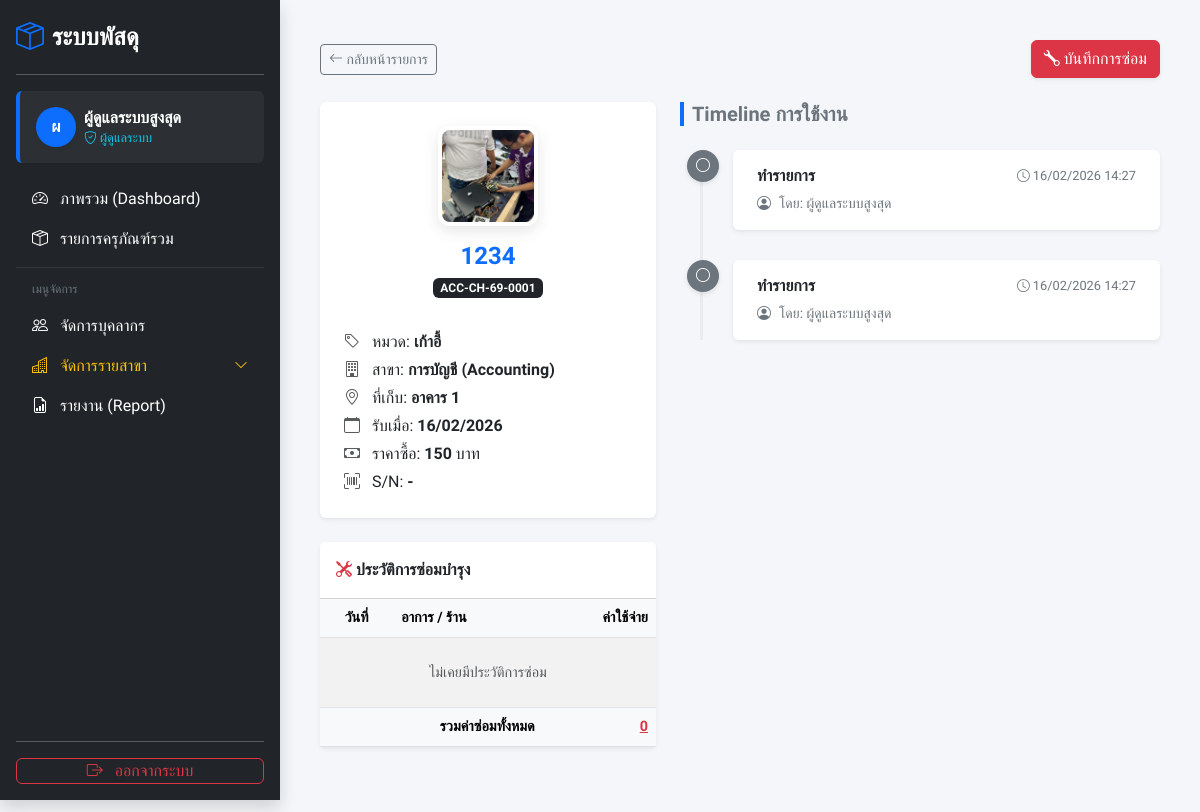
The app's page /history.php?id=11 (signed in) with its own data.
### tables this page shows
CREATE TABLE `assets` (
  `id` int(11) NOT NULL,
  `asset_code` varchar(50) NOT NULL,
  `asset_name` varchar(100) NOT NULL,
  `category` varchar(50) NOT NULL,
  `location` varchar(100) DEFAULT NULL,
  `description` text DEFAULT NULL,
  `price` decimal(10,2) DEFAULT 0.00,
  `received_date` date DEFAULT NULL,
  `status` enum('available','in_use','repair','disposed','stationed') NOT NULL DEFAULT 'available',
  `image` varchar(255) DEFAULT NULL,
  `borrowed_by` varchar(100) DEFAULT NULL,
  `current_user_id` int(11) DEFAULT NULL,
  `updated_at` timestamp NOT NULL DEFAULT current_timestamp() ON UPDATE current_timestamp(),
  `department_id` int(11) DEFAULT NULL,
  `serial_number` varchar(100) DEFAULT NULL,
  `cost` decimal(10,2) DEFAULT 0.00,
  `useful_life` int(11) DEFAULT 5,
  `salvage_value` decimal(10,2) DEFAULT 1.00,
  `category_id` int(11) DEFAULT NULL
);

CREATE TABLE `departments` (
  `id` int(11) NOT NULL,
  `code` varchar(10) NOT NULL,
  `name` varchar(100) NOT NULL,
  `contact_person` varchar(150) DEFAULT 'เจ้าหน้าที่สาขา'
);

CREATE TABLE `borrow_logs` (
  `id` int(11) NOT NULL,
  `asset_id` int(11) NOT NULL,
  `user_id` int(11) NOT NULL,
  `action` enum('borrow','return') NOT NULL,
  `log_date` timestamp NOT NULL DEFAULT current_timestamp(),
  `note` text DEFAULT NULL,
  `action_date` timestamp NOT NULL DEFAULT current_timestamp()
);

CREATE TABLE `users` (
  `id` int(11) NOT NULL,
  `username` varchar(50) NOT NULL,
  `teacher_id` varchar(50) DEFAULT NULL,
  `password` varchar(255) NOT NULL,
  `fullname` varchar(100) NOT NULL,
  `role` varchar(50) NOT NULL DEFAULT 'user',
  `department_id` int(11) DEFAULT NULL,
  `created_at` timestamp NOT NULL DEFAULT current_timestamp()
);

### history.php (the view, shortened to what this page needs)
<?php
require 'db.php';
$asset_id = $_GET['id'];
try {
    $stmt = $pdo->prepare("SELECT a.*, d.name as dept_name, c.name as cat_name FROM assets a
                           LEFT JOIN departments d ON a.department_id = d.id
                           LEFT JOIN categories c ON c.code = a.category
                           WHERE a.id = ?");
    $stmt->execute([$asset_id]);
    $asset = $stmt->fetch();
    $sql_log = "SELECT l.*, u.fullname FROM borrow_logs l LEFT JOIN users u ON l.user_id = u.id WHERE l.asset_id = ? ORDER BY l.action_date DESC";
    $stmt = $pdo->prepare($sql_log);
    $stmt->execute([$asset_id]);
    $logs = $stmt->fetchAll();
    $sql_maint = "SELECT * FROM maintenance_logs WHERE asset_id = ? ORDER BY repair_date DESC";
    $stmt = $pdo->prepare($sql_maint);
    $stmt->execute([$asset_id]);
    $repairs = $stmt->fetchAll();
    $total_repair_cost = 0;
} catch (PDOException $e) {
    die("Database Error: " . $e->getMessage());
}
?>
<!DOCTYPE html>
<html lang="th">
<head>
    <link href="https://cdn.jsdelivr.net/npm/bootstrap@5.3.0/dist/css/bootstrap.min.css" rel="stylesheet">
    <link rel="stylesheet" href="https://cdn.jsdelivr.net/npm/bootstrap-icons@1.11.0/font/bootstrap-icons.css">
</head>
<body>
    <?php include 'sidebar.php'; ?>
    <div class="main-content">
        <div class="container-fluid pb-5">
            <div class="d-flex justify-content-between align-items-center mb-4">
                <a href="assets.php" class="btn btn-outline-secondary btn-sm"><i class="bi bi-arrow-left"></i> กลับหน้ารายการ</a>
                <button class="btn btn-danger shadow-sm" onclick="openRepairModal()"><i class="bi bi-wrench"></i> บันทึกการซ่อม</button>
            </div>
            <div class="row">
                <div class="col-lg-5 mb-4">
                    <div class="card border-0 shadow-sm mb-4">
                        <div class="card-body p-4 text-center">
                            <?php if(!empty($asset['image']) && file_exists("uploads/".$asset['image'])): ?>
                                <img src="uploads/<?= $asset['image'] ?>" class="asset-header-img mb-3">
                            <?php else: ?>
                                <div class="no-img-header mx-auto mb-3"><i class="bi bi-box-seam"></i></div>
                            <?php endif; ?>
                            <h4 class="fw-bold text-primary mb-1"><?= $asset['asset_name'] ?></h4>
                            <span class="badge bg-dark mb-3"><?= $asset['asset_code'] ?></span>
                            <div class="text-start mt-3">
                                <p class="mb-1"><i class="bi bi-tag text-muted me-2"></i> หมวด: <b><?= $asset['category'] ?></b></p>
                                <p class="mb-1"><i class="bi bi-building text-muted me-2"></i> สาขา: <b><?= $asset['dept_name'] ?></b></p>
                                <p class="mb-1"><i class="bi bi-geo-alt text-muted me-2"></i> ที่เก็บ: <b><?= $asset['location'] ?></b></p>
                                <p class="mb-1"><i class="bi bi-calendar text-muted me-2"></i> รับเมื่อ: <b><?= date('d/m/Y', strtotime($asset['received_date'])) ?></b></p>
                                <p class="mb-1"><i class="bi bi-cash text-muted me-2"></i> ราคาซื้อ: <b><?= number_format($asset['price']) ?></b> บาท</p>
                                <p class="mb-0"><i class="bi bi-upc-scan text-muted me-2"></i> S/N: <b><?= $asset['serial_number'] ?: '-' ?></b></p>
                            </div>
                        </div>
                    </div>
                    <div class="card border-0 shadow-sm">
                        <div class="card-header bg-white fw-bold py-3">
                            <i class="bi bi-tools text-danger"></i> ประวัติการซ่อมบำรุง
                        </div>
                        <div class="card-body p-0">
                            <table class="table table-striped mb-0 text-center" style="font-size: 0.9rem;">
                                <thead class="table-light">
                                    <tr>
                                        <th>วันที่</th>
                                        <th class="text-start">อาการ / ร้าน</th>
                                        <th class="text-end">ค่าใช้จ่าย</th>
                                    </tr>
                                </thead>
                                <tbody>
                                    <?php if(count($repairs) == 0): ?>
                                        <tr><td colspan="3" class="text-muted py-4">ไม่เคยมีประวัติการซ่อม</td></tr>
                                    <?php endif; ?>
                                </tbody>
                                <tfoot class="table-light">
                                    <tr>
                                        <td colspan="2" class="text-end fw-bold">รวมค่าซ่อมทั้งหมด</td>
                                        <td class="text-end fw-bold text-danger text-decoration-underline"><?= number_format($total_repair_cost) ?></td>
                                    </tr>
                                </tfoot>
                            </table>
                        </div>
                    </div>
                </div>
                <div class="col-lg-7">
                    <h5 class="mb-4 fw-bold text-secondary ps-2 border-start border-4 border-primary">
                        Timeline การใช้งาน
                    </h5>
                    <div class="timeline">
                        <?php foreach($logs as $log): ?>
                            <?php
                                $action = $log['action'];
                                $icon = 'bi-circle'; $bg = 'bg-secondary'; $text = 'ทำรายการ'; $desc = '';
                            ?>
                            <div class="timeline-item">
                                <div class="timeline-icon <?= $bg ?>"><i class="bi <?= $icon ?>"></i></div>
                                <div class="card border-0 shadow-sm h-100">
                                    <div class="card-body py-3 px-4">
                                        <div class="d-flex justify-content-between align-items-start">
                                            <div>
                                                <h6 class="fw-bold mb-1 <?= ($action=='repair'||$action=='disposed') ? 'text-danger' : 'text-dark' ?>">
                                                    <?= $text ?>
                                                </h6>
                                            </div>
                                            <small class="text-secondary" style="font-size: 0.8rem;">
                                                <i class="bi bi-clock"></i>
                                                <?= date('d/m/Y H:i', strtotime($log['action_date'])) ?>
                                            </small>
                                        </div>
                                        <div class="d-flex align-items-center small text-secondary mt-1">
                                            <i class="bi bi-person-circle me-2"></i> โดย: <?= htmlspecialchars($log['fullname']) ?>
                                        </div>
                                    </div>
                                </div>
                            </div>
                        <?php endforeach; ?>
                    </div>
                </div>
            </div>
        </div>
    </div>
</body>
</html>

### sidebar.php (shortened to what this page needs)
<?php
$current_page = basename($_SERVER['PHP_SELF']);
$user_name = $_SESSION['fullname'] ?? 'ผู้ใช้งาน';
$user_role = $_SESSION['role'] ?? 'user';
?>
<div class="d-flex flex-column flex-shrink-0 p-3 text-white bg-dark shadow" id="sidebar-wrapper">
    <a href="index.php" class="d-flex align-items-center mb-3 mb-md-0 me-md-auto text-white text-decoration-none">
        <i class="bi bi-box-seam fs-3 me-2 text-primary"></i>
        <span class="fs-4 fw-bold">ระบบพัสดุ</span>
    </a>
    <hr>
    <div class="user-profile mb-3 p-3 rounded" style="background: rgba(255,255,255,0.05); border-left: 4px solid #0d6efd;">
        <div class="d-flex align-items-center">
            <div class="bg-primary rounded-circle d-flex align-items-center justify-content-center me-2 text-white fw-bold shadow-sm" style="width: 40px; height: 40px; flex-shrink: 0;">
                <?= mb_substr($user_name, 0, 1) ?>
            </div>
            <div style="line-height: 1.2; overflow: hidden;">
                <strong class="d-block text-truncate" title="<?= $user_name ?>"><?= $user_name ?></strong>
                <small class="text-info" style="font-size: 0.8rem;">
                    <?php
                        if($user_role == 'admin') echo '<i class="bi bi-shield-check"></i> ผู้ดูแลระบบ';
                        elseif($user_role == 'teacher') echo '<i class="bi bi-person-workspace"></i> ครู/จนท.';
                        else echo '<i class="bi bi-person"></i> นักเรียน';
                    ?>
                </small>
            </div>
        </div>
    </div>
    <ul class="nav nav-pills flex-column mb-auto">
        <li class="nav-item">
            <a href="index.php" class="nav-link text-white <?= ($current_page == 'index.php') ? 'active' : '' ?>">
                <i class="bi bi-speedometer2 me-2"></i> ภาพรวม (Dashboard)
            </a>
        </li>
        <li>
            <a href="assets.php" class="nav-link text-white <?= ($current_page == 'assets.php') ? 'active' : '' ?>">
                <i class="bi bi-box-seam me-2"></i> รายการครุภัณฑ์รวม
            </a>
        </li>
        <?php if($user_role == 'admin' || $user_role == 'teacher'): ?>
            <hr class="text-secondary my-2">
            <li class="nav-header text-uppercase text-secondary px-3 py-1 mb-1" style="font-size: 0.75rem;">
                เมนูจัดการ
            </li>
            <li>
                <a href="users.php" class="nav-link text-white <?= ($current_page == 'users.php') ? 'active' : '' ?>">
                    <i class="bi bi-people me-2"></i> จัดการบุคลากร
                </a>
            </li>
            <?php if($user_role == 'admin'): ?>
                <li class="nav-item">
                    <a class="nav-link text-warning d-flex justify-content-between align-items-center"
                       data-bs-toggle="collapse"
                       href="#deptCollapse"
                       role="button"
                       aria-expanded="<?= ($current_page == 'department_view.php') ? 'true' : 'false' ?>">
                        <span><i class="bi bi-buildings me-2"></i> จัดการรายสาขา</span>
                        <i class="bi bi-chevron-down small"></i>
                    </a>
                </li>
            <?php endif; ?>
            <li>
                <a href="report.php" class="nav-link text-white <?= ($current_page == 'report.php') ? 'active' : '' ?>">
                    <i class="bi bi-file-earmark-bar-graph me-2"></i> รายงาน (Report)
                </a>
            </li>
        <?php endif; ?>
    </ul>
    <hr>
    <div>
        <a href="logout.php" class="nav-link text-danger bg-dark border border-danger rounded text-center hover-logout">
            <i class="bi bi-box-arrow-right me-2"></i> ออกจากระบบ
        </a>
    </div>
</div>

### history.php (style rules this page uses)
body { font-family: 'Sarabun', sans-serif; background-color: #f4f6f9; }
.timeline { border-left: 3px solid #e9ecef; margin-left: 20px; padding-left: 30px; position: relative; }
.timeline-item { position: relative; margin-bottom: 30px; }
.timeline-icon { position: absolute; left: -46px; top: 0; width: 32px; height: 32px; border-radius: 50%; display: flex; align-items: center; justify-content: center; color: white; box-shadow: 0 2px 5px rgba(0,0,0,0.1); font-size: 14px; }
.asset-header-img { width: 100px; height: 100px; object-fit: cover; border-radius: 12px; border: 4px solid white; box-shadow: 0 5px 15px rgba(0,0,0,0.1); }

### sidebar.php (style rules this page uses)
body { display: flex !important; flex-direction: row !important; min-height: 100vh; margin: 0; overflow-x: hidden; }
#sidebar-wrapper { width: 280px; min-width: 280px; height: 100vh; position: sticky; top: 0; overflow-y: auto; }
#sidebar-wrapper + div, .main-content, .container-fluid { flex-grow: 1; width: 100%; padding: 20px; overflow-y: auto; }
.bi-chevron-down { transition: transform 0.3s; }

### records on screen
assets: image (picture), asset_name "1234", asset_code "ACC-CH-69-0001", category "เก้าอี้", department.name "การบัญชี (Accounting)", location "อาคาร 1", received_date "16/02/2026", price "150", serial_number "-"
borrow_logs: text "ทำรายการ", action_date "16/02/2026 14:27", user.fullname "ผู้ดูแลระบบสูงสุด"
borrow_logs: text "ทำรายการ", action_date "16/02/2026 14:27", user.fullname "ผู้ดูแลระบบสูงสุด"

### other values on screen
mb_substr($user_name, 0, 1) "ผ"
$user_name "ผู้ดูแลระบบสูงสุด"
$total_repair_cost "0"
